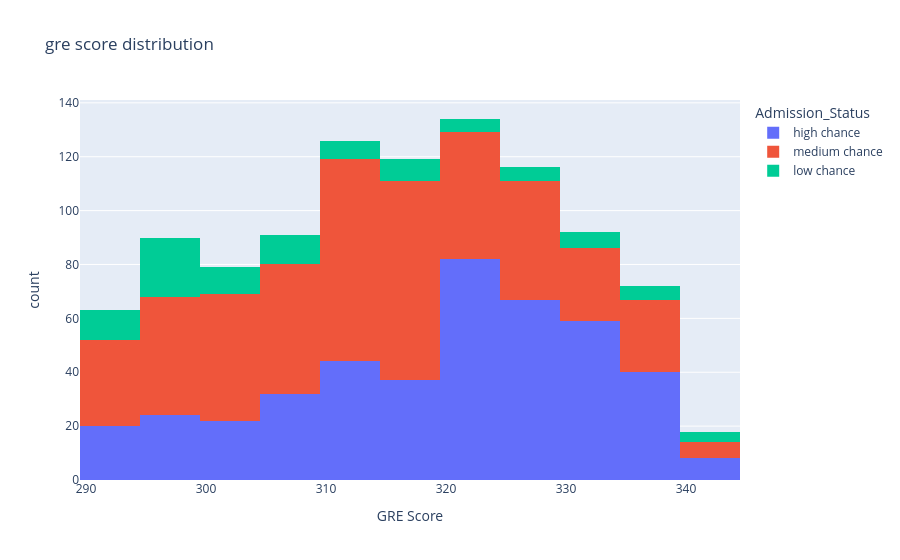

The code cell stored with this chart in its notebook:
### Code cell
#gre score distribution
fig3 = px.histogram(
    df,
    x="GRE Score",
    color="Admission_Status",
    nbins=20,
    title="gre score distribution"
)
fig3.show()

### Figure 1 — Plotly figure (JSON) as saved in the notebook; plotly's stock layout.template omitted (floating-point values rounded to 4 significant figures; data arrays with more than 128 entries replaced by an {"elided": "..."} marker saying what was removed)
{"data": [{"bingroup": "x", "hovertemplate": "Admission_Status=high chance<br>GRE Score=%{x}<br>count=%{y}<extra></extra>", "legendgroup": "high chance", "marker": {"color": "#636efa", "pattern": {"shape": ""}}, "name": "high chance", "nbinsx": 20, "orientation": "v", "showlegend": true, "type": "histogram", "x": {"elided": "435 int values"}, "xaxis": "x", "yaxis": "y"}, {"bingroup": "x", "hovertemplate": "Admission_Status=medium chance<br>GRE Score=%{x}<br>count=%{y}<extra></extra>", "legendgroup": "medium chance", "marker": {"color": "#EF553B", "pattern": {"shape": ""}}, "name": "medium chance", "nbinsx": 20, "orientation": "v", "showlegend": true, "type": "histogram", "x": {"elided": "471 int values"}, "xaxis": "x", "yaxis": "y"}, {"bingroup": "x", "hovertemplate": "Admission_Status=low chance<br>GRE Score=%{x}<br>count=%{y}<extra></extra>", "legendgroup": "low chance", "marker": {"color": "#00cc96", "pattern": {"shape": ""}}, "name": "low chance", "nbinsx": 20, "orientation": "v", "showlegend": true, "type": "histogram", "x": [323, 298, 295, 307, 308, 316, 298, 300, 311, 309, 307, 296, 294, 299, 298, 301, 303, 304, 306, 290, 296, 294, 297, 295, 316, 304, 299, 315, 304, 297, 290, 302, 296, 297, 301, 307, 309, 296, 319, 338, 298, 290, 335, 317, 337, 297, 334, 296, 296, 320, 324, 332, 313, 340, 294, 313, 330, 313, 328, 292, 293, 290, 312, 304, 321, 310, 336, 291, 307, 318, 302, 308, 316, 333, 327, 327, 333, 315, 338, 325, 324, 298, 340, 330, 297, 305, 340, 326, 311, 296, 306, 299, 291, 340], "xaxis": "x", "yaxis": "y"}], "layout": {"barmode": "relative", "legend": {"title": {"text": "Admission_Status"}, "tracegroupgap": 0}, "title": {"text": "gre score distribution"}, "xaxis": {"anchor": "y", "domain": [0, 1], "title": {"text": "GRE Score"}}, "yaxis": {"anchor": "x", "domain": [0, 1], "title": {"text": "count"}}}}
